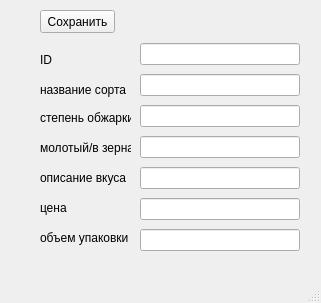
<?xml version="1.0" encoding="UTF-8"?>
<ui version="4.0">
    <class>MainWindow</class>
    <widget class="QMainWindow" name="MainWindow">
        <property name="geometry">
            <rect>
                <x>0</x>
                <y>0</y>
                <width>321</width>
                <height>303</height>
            </rect>
        </property>
        <property name="windowTitle">
            <string>MainWindow</string>
        </property>
        <widget class="QWidget" name="centralwidget">
            <widget class="QWidget" name="verticalLayoutWidget">
                <property name="geometry">
                    <rect>
                        <x>140</x>
                        <y>40</y>
                        <width>160</width>
                        <height>221</height>
                    </rect>
                </property>
                <layout class="QVBoxLayout" name="verticalLayout">
                    <item>
                        <widget class="QLineEdit" name="lineEdit"/>
                    </item>
                    <item>
                        <widget class="QLineEdit" name="lineEdit_2"/>
                    </item>
                    <item>
                        <widget class="QLineEdit" name="lineEdit_3"/>
                    </item>
                    <item>
                        <widget class="QLineEdit" name="lineEdit_4"/>
                    </item>
                    <item>
                        <widget class="QLineEdit" name="lineEdit_5"/>
                    </item>
                    <item>
                        <widget class="QLineEdit" name="lineEdit_6"/>
                    </item>
                    <item>
                        <widget class="QLineEdit" name="lineEdit_7"/>
                    </item>
                </layout>
            </widget>
            <widget class="QLabel" name="label">
                <property name="geometry">
                    <rect>
                        <x>40</x>
                        <y>50</y>
                        <width>91</width>
                        <height>20</height>
                    </rect>
                </property>
                <property name="text">
                    <string>ID</string>
                </property>
            </widget>
            <widget class="QLabel" name="label_2">
                <property name="geometry">
                    <rect>
                        <x>40</x>
                        <y>80</y>
                        <width>91</width>
                        <height>20</height>
                    </rect>
                </property>
                <property name="text">
                    <string>название сорта</string>
                </property>
            </widget>
            <widget class="QLabel" name="label_3">
                <property name="geometry">
                    <rect>
                        <x>40</x>
                        <y>110</y>
                        <width>91</width>
                        <height>16</height>
                    </rect>
                </property>
                <property name="text">
                    <string>степень обжарки</string>
                </property>
            </widget>
            <widget class="QLabel" name="label_4">
                <property name="geometry">
                    <rect>
                        <x>40</x>
                        <y>140</y>
                        <width>91</width>
                        <height>16</height>
                    </rect>
                </property>
                <property name="text">
                    <string>молотый/в зернах</string>
                </property>
            </widget>
            <widget class="QLabel" name="label_5">
                <property name="geometry">
                    <rect>
                        <x>40</x>
                        <y>170</y>
                        <width>91</width>
                        <height>16</height>
                    </rect>
                </property>
                <property name="text">
                    <string>описание вкуса</string>
                </property>
            </widget>
            <widget class="QLabel" name="label_6">
                <property name="geometry">
                    <rect>
                        <x>40</x>
                        <y>200</y>
                        <width>91</width>
                        <height>16</height>
                    </rect>
                </property>
                <property name="text">
                    <string>цена</string>
                </property>
            </widget>
            <widget class="QLabel" name="label_7">
                <property name="geometry">
                    <rect>
                        <x>40</x>
                        <y>230</y>
                        <width>91</width>
                        <height>16</height>
                    </rect>
                </property>
                <property name="text">
                    <string>объем упаковки</string>
                </property>
            </widget>
            <widget class="QPushButton" name="pushButton_2">
                <property name="geometry">
                    <rect>
                        <x>40</x>
                        <y>10</y>
                        <width>75</width>
                        <height>23</height>
                    </rect>
                </property>
                <property name="text">
                    <string>Сохранить</string>
                </property>
            </widget>
        </widget>
        <widget class="QMenuBar" name="menubar">
            <property name="geometry">
                <rect>
                    <x>0</x>
                    <y>0</y>
                    <width>321</width>
                    <height>21</height>
                </rect>
            </property>
        </widget>
        <widget class="QStatusBar" name="statusbar"/>
    </widget>
    <resources/>
    <connections/>
</ui>
